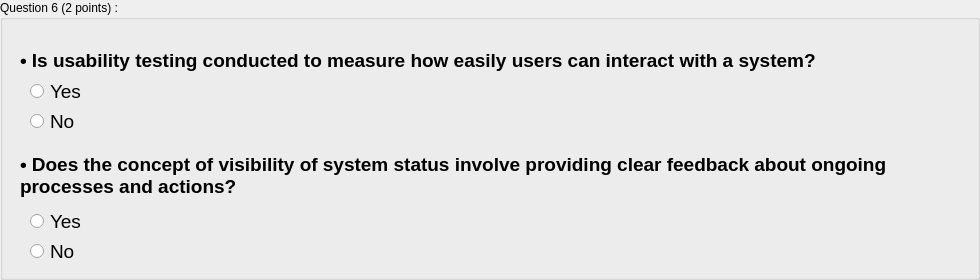
                 <widget class="QGroupBox" name="Exo6">
                  <property name="minimumSize">
                   <size>
                    <width>0</width>
                    <height>280</height>
                   </size>
                  </property>
                  <property name="styleSheet">
                   <string notr="true"/>
                  </property>
                  <property name="title">
                   <string>Question 6 (2 points) :</string>
                  </property>
                  <widget class="QLabel" name="E6Q1Q">
                   <property name="geometry">
                    <rect>
                     <x>20</x>
                     <y>40</y>
                     <width>921</width>
                     <height>41</height>
                    </rect>
                   </property>
                   <property name="font">
                    <font>
                     <family>Ubuntu</family>
                     <pointsize>14</pointsize>
                    </font>
                   </property>
                   <property name="text">
                    <string>&lt;html&gt;&lt;head/&gt;&lt;body&gt;&lt;p&gt;&lt;span style=&quot; font-weight:600;&quot;&gt;• Is usability testing conducted to measure how easily users can interact with a system?&lt;/span&gt;&lt;/p&gt;&lt;/body&gt;&lt;/html&gt;</string>
                   </property>
                  </widget>
                  <widget class="QLabel" name="E6Q2Q">
                   <property name="geometry">
                    <rect>
                     <x>20</x>
                     <y>150</y>
                     <width>951</width>
                     <height>51</height>
                    </rect>
                   </property>
                   <property name="font">
                    <font>
                     <family>Ubuntu</family>
                     <pointsize>14</pointsize>
                    </font>
                   </property>
                   <property name="text">
                    <string>&lt;html&gt;&lt;head/&gt;&lt;body&gt;&lt;p&gt;&lt;span style=&quot; font-weight:600;&quot;&gt;• Does the concept of visibility of system status involve providing clear feedback about ongoing processes and actions?&lt;/span&gt;&lt;/p&gt;&lt;/body&gt;&lt;/html&gt;</string>
                   </property>
                   <property name="wordWrap">
                    <bool>true</bool>
                   </property>
                  </widget>
                  <widget class="QRadioButton" name="E6Q2C1">
                   <property name="geometry">
                    <rect>
                     <x>30</x>
                     <y>210</y>
                     <width>112</width>
                     <height>23</height>
                    </rect>
                   </property>
                   <property name="font">
                    <font>
                     <family>Ubuntu</family>
                     <pointsize>14</pointsize>
                    </font>
                   </property>
                   <property name="cursor">
                    <cursorShape>PointingHandCursor</cursorShape>
                   </property>
                   <property name="text">
                    <string>Yes</string>
                   </property>
                  </widget>
                  <widget class="QRadioButton" name="E6Q2C2">
                   <property name="geometry">
                    <rect>
                     <x>30</x>
                     <y>240</y>
                     <width>112</width>
                     <height>23</height>
                    </rect>
                   </property>
                   <property name="font">
                    <font>
                     <family>Ubuntu</family>
                     <pointsize>14</pointsize>
                    </font>
                   </property>
                   <property name="cursor">
                    <cursorShape>PointingHandCursor</cursorShape>
                   </property>
                   <property name="text">
                    <string>No</string>
                   </property>
                  </widget>
                  <widget class="QFrame" name="frame_4">
                   <property name="geometry">
                    <rect>
                     <x>30</x>
                     <y>80</y>
                     <width>120</width>
                     <height>61</height>
                    </rect>
                   </property>
                   <property name="styleSheet">
                    <string notr="true">border: none;</string>
                   </property>
                   <property name="frameShape">
                    <enum>QFrame::StyledPanel</enum>
                   </property>
                   <property name="frameShadow">
                    <enum>QFrame::Raised</enum>
                   </property>
                   <widget class="QRadioButton" name="E6Q1C2">
                    <property name="geometry">
                     <rect>
                      <x>0</x>
                      <y>30</y>
                      <width>112</width>
                      <height>23</height>
                     </rect>
                    </property>
                    <property name="font">
                     <font>
                      <family>Ubuntu</family>
                      <pointsize>14</pointsize>
                     </font>
                    </property>
                    <property name="cursor">
                     <cursorShape>PointingHandCursor</cursorShape>
                    </property>
                    <property name="text">
                     <string>No</string>
                    </property>
                   </widget>
                   <widget class="QRadioButton" name="E6Q1C1">
                    <property name="geometry">
                     <rect>
                      <x>0</x>
                      <y>0</y>
                      <width>112</width>
                      <height>23</height>
                     </rect>
                    </property>
                    <property name="font">
                     <font>
                      <family>Ubuntu</family>
                      <pointsize>14</pointsize>
                     </font>
                    </property>
                    <property name="cursor">
                     <cursorShape>PointingHandCursor</cursorShape>
                    </property>
                    <property name="text">
                     <string>Yes</string>
                    </property>
                   </widget>
                  </widget>
                 </widget>
